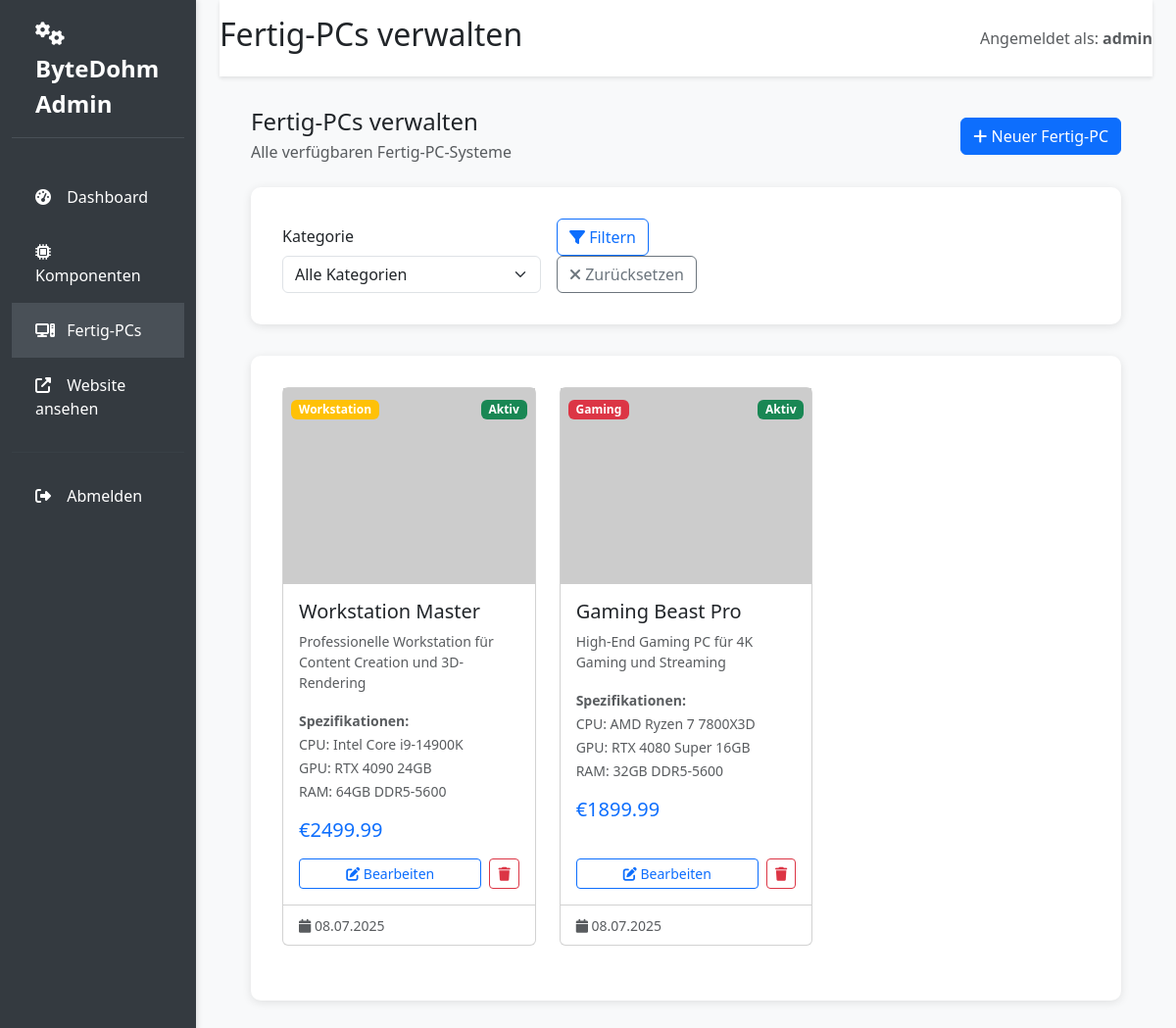
The page /admin/prebuilts (signed in) on the database its author committed.
### models.py (models this page shows, shortened)
class AdminUser(UserMixin, db.Model):
    __tablename__ = 'admin_users'
    id = db.Column(db.Integer, primary_key=True)
    username = db.Column(db.String(80), unique=True, nullable=False)
    email = db.Column(db.String(120), unique=True, nullable=False)
    password_hash = db.Column(db.String(256), nullable=False)
    is_active = db.Column(db.Boolean, default=True)
    created_at = db.Column(db.DateTime, default=datetime.utcnow)

class PrebuiltPC(db.Model):
    __tablename__ = 'prebuilt_pcs'
    id = db.Column(db.Integer, primary_key=True)
    name = db.Column(db.String(200), nullable=False)
    price = db.Column(db.Float, nullable=False)
    image_url = db.Column(db.String(500), nullable=True)
    category = db.Column(db.String(50), nullable=False)  # gaming, workstation, office
    description = db.Column(db.Text, nullable=False)
    specifications = db.Column(db.Text, nullable=False)  # JSON string of specs
    features = db.Column(db.Text, nullable=False)  # JSON string of features list
    is_active = db.Column(db.Boolean, default=True)
    created_at = db.Column(db.DateTime, default=datetime.utcnow)
    updated_at = db.Column(db.DateTime, default=datetime.utcnow, onupdate=datetime.utcnow)
    def get_specs(self):
        try:
            return json.loads(self.specifications)
        except:
            return {}

### admin_routes.py (the view)
@app.route('/admin/prebuilts')
@login_required
def admin_prebuilts():
    page = request.args.get('page', 1, type=int)
    category = request.args.get('category', '')
    query = PrebuiltPC.query
    if category:
        query = query.filter_by(category=category)
    prebuilts = query.order_by(PrebuiltPC.created_at.desc()).paginate(
        page=page, per_page=20, error_out=False
    )
    categories = ['gaming', 'workstation', 'office']
    return render_template('admin/prebuilts.html',
                         prebuilts=prebuilts,
                         categories=categories,
                         selected_category=category)

### app.py (called while the page is built)
@login_manager.user_loader
def load_user(user_id):
    from models import AdminUser
    return AdminUser.query.get(int(user_id))

### templates/admin/prebuilts.html (shortened to what this page needs)
{% extends "admin/base.html" %}
{% block page_title %}Fertig-PCs verwalten{% endblock %}
{% block content %}
<div class="d-flex justify-content-between align-items-center mb-4">
    <div>
        <h4 class="mb-1">Fertig-PCs verwalten</h4>
        <p class="text-muted mb-0">Alle verfügbaren Fertig-PC-Systeme</p>
    </div>
    <a href="{{ url_for('admin_add_prebuilt') }}" class="btn btn-primary">
        <i class="fas fa-plus"></i> Neuer Fertig-PC
    </a>
</div>
<div class="form-section">
    <form method="GET" class="row g-3 align-items-end">
        <div class="col-md-4">
            <label for="category" class="form-label">Kategorie</label>
            <select name="category" id="category" class="form-select">
                <option value="">Alle Kategorien</option>
            </select>
        </div>
        <div class="col-md-3">
            <button type="submit" class="btn btn-outline-primary">
                <i class="fas fa-filter"></i> Filtern
            </button>
            <a href="{{ url_for('admin_prebuilts') }}" class="btn btn-outline-secondary">
                <i class="fas fa-times"></i> Zurücksetzen
            </a>
        </div>
    </form>
</div>
<div class="form-section">
    {% if prebuilts.items %}
    <div class="row">
        {% for prebuilt in prebuilts.items %}
        <div class="col-lg-4 col-md-6 mb-4">
            <div class="card h-100">
                <div class="card-img-top position-relative" style="height: 200px; background: linear-gradient(135deg, #f8f9fa, #e9ecef);">
                    {% if prebuilt.image_url %}
                    <img src="{{ prebuilt.image_url }}"
                         alt="{{ prebuilt.name }}"
                         class="img-fluid w-100 h-100"
                         style="object-fit: cover;">
                    {% else %}
                    <div class="d-flex align-items-center justify-content-center h-100">
                        <i class="fas fa-computer text-muted" style="font-size: 3rem;"></i>
                    </div>
                    {% endif %}
                    <div class="position-absolute top-0 start-0 p-2">
                        {% if prebuilt.category == 'gaming' %}
                        <span class="badge bg-danger">Gaming</span>
                        {% elif prebuilt.category == 'workstation' %}
                        <span class="badge bg-warning">Workstation</span>
                        {% elif prebuilt.category == 'office' %}
                        <span class="badge bg-success">Office</span>
                        {% endif %}
                    </div>
                    <div class="position-absolute top-0 end-0 p-2">
                        {% if prebuilt.is_active %}
                        <span class="badge bg-success">Aktiv</span>
                        {% else %}
                        <span class="badge bg-secondary">Inaktiv</span>
                        {% endif %}
                    </div>
                </div>
                <div class="card-body d-flex flex-column">
                    <h5 class="card-title">{{ prebuilt.name }}</h5>
                    <p class="card-text text-muted small">{{ prebuilt.description[:100] }}{% if prebuilt.description|length > 100 %}...{% endif %}</p>
                    <div class="mb-3">
                        <small class="text-muted">
                            <strong>Spezifikationen:</strong><br>
                            {% if prebuilt.get_specs() %}
                            CPU: {{ prebuilt.get_specs().get('cpu', 'N/A') }}<br>
                            GPU: {{ prebuilt.get_specs().get('gpu', 'N/A') }}<br>
                            RAM: {{ prebuilt.get_specs().get('ram', 'N/A') }}
                            {% endif %}
                        </small>
                    </div>
                    <div class="mb-3">
                        <span class="h5 text-primary">€{{ "%.2f"|format(prebuilt.price) }}</span>
                    </div>
                    <div class="mt-auto">
                        <div class="d-flex gap-2">
                            <a href="{{ url_for('admin_edit_prebuilt', prebuilt_id=prebuilt.id) }}"
                               class="btn btn-sm btn-outline-primary flex-fill">
                                <i class="fas fa-edit"></i> Bearbeiten
                            </a>
                            <button type="button"
                                    class="btn btn-sm btn-outline-danger"
                                    onclick="deletePrebuilt({{ prebuilt.id }}, '{{ prebuilt.name }}')">
                                <i class="fas fa-trash"></i>
                            </button>
                        </div>
                    </div>
                </div>
                <div class="card-footer bg-transparent">
                    <small class="text-muted">
                        <i class="fas fa-calendar"></i> {{ prebuilt.created_at.strftime('%d.%m.%Y') }}
                    </small>
                </div>
            </div>
        </div>
        {% endfor %}
    </div>
    {% endif %}
</div>
{% endblock %}

### templates/admin/base.html (shortened to what this page needs)
<!DOCTYPE html>
<html lang="de">
<head>
    <link href="https://cdn.jsdelivr.net/npm/bootstrap@5.3.0/dist/css/bootstrap.min.css" rel="stylesheet">
    <link rel="stylesheet" href="https://cdnjs.cloudflare.com/ajax/libs/font-awesome/6.4.0/css/all.min.css">
</head>
<body>
    <div class="container-fluid">
        <div class="row">
            <nav class="col-md-3 col-lg-2 d-md-block admin-sidebar collapse">
                <div class="admin-logo">
                    <i class="fas fa-cogs"></i> ByteDohm Admin
                </div>
                <div class="position-sticky pt-3">
                    <ul class="nav flex-column">
                        <li class="nav-item">
                            <a class="nav-link {% if request.endpoint == 'admin_dashboard' %}active{% endif %}"
                               href="{{ url_for('admin_dashboard') }}">
                                <i class="fas fa-tachometer-alt"></i>
                                Dashboard
                            </a>
                        </li>
                        <li class="nav-item">
                            <a class="nav-link {% if 'component' in request.endpoint %}active{% endif %}"
                               href="{{ url_for('admin_components') }}">
                                <i class="fas fa-microchip"></i>
                                Komponenten
                            </a>
                        </li>
                        <li class="nav-item">
                            <a class="nav-link {% if 'prebuilt' in request.endpoint %}active{% endif %}"
                               href="{{ url_for('admin_prebuilts') }}">
                                <i class="fas fa-computer"></i>
                                Fertig-PCs
                            </a>
                        </li>
                        <li class="nav-item">
                            <a class="nav-link" href="{{ url_for('index') }}" target="_blank">
                                <i class="fas fa-external-link-alt"></i>
                                Website ansehen
                            </a>
                        </li>
                    </ul>
                    <hr class="my-3" style="border-color: var(--admin-sidebar-hover);">
                    <ul class="nav flex-column">
                        <li class="nav-item">
                            <a class="nav-link" href="{{ url_for('admin_logout') }}">
                                <i class="fas fa-sign-out-alt"></i>
                                Abmelden
                            </a>
                        </li>
                    </ul>
                </div>
            </nav>
            <main class="col-md-9 ms-sm-auto col-lg-10 px-md-4">
                <div class="admin-header">
                    <div class="d-flex justify-content-between align-items-center">
                        <h1 class="h2">{% block page_title %}Admin Panel{% endblock %}</h1>
                        <div class="text-muted">
                            Angemeldet als: <strong>{{ current_user.username }}</strong>
                        </div>
                    </div>
                </div>
                <div class="admin-content">
                    {% block content %}{% endblock %}
                </div>
            </main>
        </div>
    </div>
</body>
</html>

### templates/admin/base.html (style rules this page uses)
:root { --admin-primary: #495057; --admin-secondary: #6c757d; --admin-success: #28a745; --admin-danger: #dc3545; --admin-warning: #ffc107; --admin-info: #17a2b8; --admin-sidebar: #343a40; --admin-sidebar-hover: #495057; }
body { background-color: #f8f9fa; }
.admin-sidebar { background: var(--admin-sidebar); min-height: 100vh; box-shadow: 2px 0 5px rgba(0,0,0,0.1); }
.admin-sidebar .nav-link { color: #ffffff; padding: 1rem 1.5rem; border-radius: 0; transition: background-color 0.3s ease; }
.admin-sidebar .nav-link:hover, .admin-sidebar .nav-link.active { background-color: var(--admin-sidebar-hover); color: #ffffff; }
.admin-sidebar .nav-link i { margin-right: 0.5rem; width: 20px; }
.admin-header { background: white; box-shadow: 0 2px 4px rgba(0,0,0,0.1); padding: 1rem 0; margin-bottom: 2rem; }
.admin-content { padding: 0 2rem; }
.form-section { background: white; border-radius: 10px; padding: 2rem; box-shadow: 0 2px 10px rgba(0,0,0,0.1); margin-bottom: 2rem; }
.admin-logo { color: #ffffff; font-size: 1.5rem; font-weight: bold; padding: 1rem 1.5rem; border-bottom: 1px solid var(--admin-sidebar-hover); margin-bottom: 1rem; }

### rows shown on the page
AdminUser: username "admin"
PrebuiltPC: category "Workstation", is_active "Aktiv", name "Workstation Master", description "Professionelle Workstation für Content Creation und 3D-Rendering", get_specs "Intel Core i9-14900K", get_specs "RTX 4090 24GB", get_specs "64GB DDR5-5600", price "2499.99", created_at "08.07.2025"
PrebuiltPC: category "Gaming", is_active "Aktiv", name "Gaming Beast Pro", description "High-End Gaming PC für 4K Gaming und Streaming", get_specs "AMD Ryzen 7 7800X3D", get_specs "RTX 4080 Super 16GB", get_specs "32GB DDR5-5600", price "1899.99", created_at "08.07.2025"
